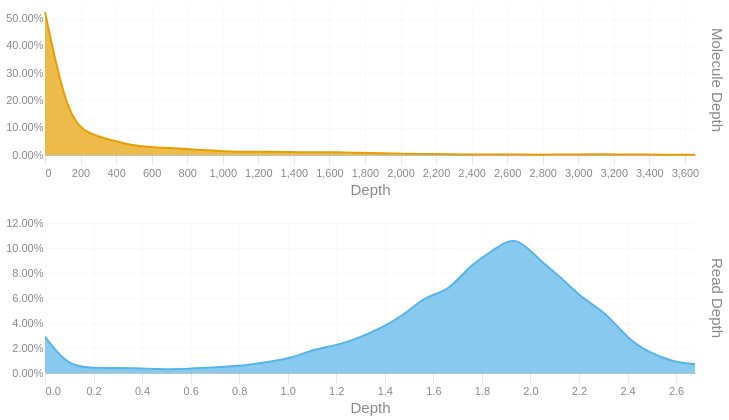

The notebook cell saved with this chart:
### Code cell
readdep = depth_hist(tb['Read Depth'], q99, 3)
readdep = readdep.with_columns(pl.lit('Read Depth').alias('Metric'))
if not SKIPLR:
    moldep = depth_hist(tb['Molecule Depth'], mol_q99, 1)
    moldep = moldep.with_columns(pl.lit('Molecule Depth').alias('Metric'))
    _hist = pl.concat([readdep, moldep])
    _hist = _hist.filter(pl.col('Proportion') != 0)
    with SafeRender(_hist):
        (
            alt.Chart(_hist)        
            .mark_area(interpolate = "basis")
            .encode(
                x=alt.X('Bin:Q').scale(domainMin=0).axis(alt.Axis(title='Depth')),
                y = alt.Y('Proportion:Q', title = None).axis(format = '.2%'),
                color = alt.Color('Metric:N').legend(None),
                row = alt.Row("Metric:N").header(title = None, labelOrient = 'right'),
                tooltip = [
                    alt.Tooltip("Metric:N", title = "Metric"),
                    alt.Tooltip('Interval:N', title = "Depth Interval"),
                    alt.Tooltip('Proportion:Q', title = "% Alignments").format('.2%')
                ]
            )
            .resolve_scale(x='independent', y='independent')
            .properties(
                height = 150, width = 650,
                usermeta={'embedOptions': {'downloadFileName': f'{samplename}.depth.hist'}}
            )
        ).display()
else:
    readdep = readdep.filter(pl.col('Proportion') != 0)
    with SafeRender(readdep):
        (
            alt.Chart(readdep)        
            .mark_area(interpolate = "basis")
            .encode(
                x=alt.X('Bin:Q').scale(domainMin=0).axis(alt.Axis(title='Depth')),
                y = alt.Y('Proportion:Q', title = None).axis(format = '.2%'),
                tooltip = [
                    alt.Tooltip('Interval:N', title = "Depth Interval"),
                    alt.Tooltip('Proportion:Q', title = "% Alignments").format('.2%')
                ]
            )
            .properties(
                usermeta={'embedOptions': {'downloadFileName': f'{samplename}.depth.hist'}}
            )
        ).display()

### Figure 1 — Vega-Lite specification as saved in the notebook (floating-point values rounded to 4 significant figures)
{"width": 650, "height": 150, "config": {"title": {"anchor": "start", "dy": -15, "fontSize": 18, "color": "#888888", "subtitleColor": "#888888", "subtitleFontSize": 14}, "arc": {"fill": "#0072B2"}, "axis": {"domainColor": "#888888", "domainWidth": 0.5, "gridWidth": 0.2, "grid": false, "titleFontWeight": 400, "titleFontSize": 15, "labelFontSize": 11, "labelColor": "#888888", "tickColor": "#888888", "tickWidth": 0.2, "titleColor": "#888888"}, "axisBand": {"grid": false}, "axisX": {"grid": true, "tickSize": 10, "domainCap": "round"}, "axisY": {"domain": false, "grid": true, "tickSize": 0, "domainCap": "round"}, "background": "transparent", "header": {"labelFontSize": 15, "labelColor": "#888888", "titleFontSize": 15, "titleFontWeight": 600, "titleColor": "#888888"}, "legend": {"labelFont": "sans-serif", "labelFontSize": 12, "labelColor": "#888888", "symbolSize": 100, "symbolType": "circle", "titleFontSize": 12, "titlePadding": 10, "titleColor": "#888888", "title": null}, "range": {"category": ["#E69F00", "#56B4E9", "#009E73", "#F0E442", "#0072B2", "#D55E00", "#CC79A7", "#000000"], "diverging": ["#cfe8f3", "#a2d4ec", "#73bfe2", "#46abdb", "#1696d2", "#12719e"]}, "area": {"fill": "#0072B2", "fillOpacity": 0.7, "line": true, "strokeOpacity": 0.7}, "line": {"color": "#0072B2", "stroke": "#0072B2", "strokeWidth": 2}, "trail": {"color": "#0072B2", "stroke": "#0072B2", "strokeWidth": 0, "size": 1}, "point": {"filled": true, "fillOpacity": 1.0, "size": 95}, "text": {"color": "#888888", "fontSize": 11, "align": "right", "fontWeight": 400, "size": 11}, "bar": {"fill": "#0072B2", "stroke": null}, "view": {"stroke": null, "continuousWidth": 660, "continuousHeight": 400}}, "data": {"name": "data-80216c8776f5c4e5181e7264fa3bbb08"}, "mark": {"type": "area", "interpolate": "basis"}, "encoding": {"color": {"field": "Metric", "legend": null, "type": "nominal"}, "row": {"field": "Metric", "header": {"title": null, "labelOrient": "right"}, "type": "nominal"}, "tooltip": [{"field": "Metric", "title": "Metric", "type": "nominal"}, {"field": "Interval", "title": "Depth Interval", "type": "nominal"}, {"field": "Proportion", "format": ".2%", "title": "% Alignments", "type": "quantitative"}], "x": {"axis": {"title": "Depth"}, "field": "Bin", "scale": {"domainMin": 0}, "type": "quantitative"}, "y": {"axis": {"format": ".2%"}, "field": "Proportion", "title": null, "type": "quantitative"}}, "resolve": {"scale": {"x": "independent", "y": "independent"}}, "usermeta": {"embedOptions": {"downloadFileName": "S1_Tusket_014.depth.hist"}}, "$schema": "https://vega.github.io/schema/vega-lite/v6.1.0.json", "datasets": {"data-80216c8776f5c4e5181e7264fa3bbb08": [{"Bin": 0.0, "Interval": "0.0-0.092", "Proportion": 0.029, "Metric": "Read Depth"}, {"Bin": 0.092, "Interval": "0.092-0.185", "Proportion": 0.006, "Metric": "Read Depth"}, {"Bin": 0.185, "Interval": "0.185-0.277", "Proportion": 0.004, "Metric": "Read Depth"}, {"Bin": 0.277, "Interval": "0.277-0.369", "Proportion": 0.004, "Metric": "Read Depth"}, {"Bin": 0.369, "Interval": "0.369-0.462", "Proportion": 0.004, "Metric": "Read Depth"}, {"Bin": 0.462, "Interval": "0.462-0.554", "Proportion": 0.003, "Metric": "Read Depth"}, {"Bin": 0.554, "Interval": "0.554-0.646", "Proportion": 0.003, "Metric": "Read Depth"}, {"Bin": 0.646, "Interval": "0.646-0.739", "Proportion": 0.004, "Metric": "Read Depth"}, {"Bin": 0.739, "Interval": "0.739-0.831", "Proportion": 0.005, "Metric": "Read Depth"}, {"Bin": 0.831, "Interval": "0.831-0.923", "Proportion": 0.006, "Metric": "Read Depth"}, {"Bin": 0.923, "Interval": "0.923-1.016", "Proportion": 0.009, "Metric": "Read Depth"}, {"Bin": 1.016, "Interval": "1.016-1.108", "Proportion": 0.012, "Metric": "Read Depth"}, {"Bin": 1.108, "Interval": "1.108-1.2", "Proportion": 0.019, "Metric": "Read Depth"}, {"Bin": 1.2, "Interval": "1.2-1.293", "Proportion": 0.022, "Metric": "Read Depth"}, {"Bin": 1.293, "Interval": "1.293-1.385", "Proportion": 0.028, "Metric": "Read Depth"}, {"Bin": 1.385, "Interval": "1.385-1.477", "Proportion": 0.036, "Metric": "Read Depth"}, {"Bin": 1.477, "Interval": "1.477-1.57", "Proportion": 0.046, "Metric": "Read Depth"}, {"Bin": 1.57, "Interval": "1.57-1.662", "Proportion": 0.062, "Metric": "Read Depth"}, {"Bin": 1.662, "Interval": "1.662-1.754", "Proportion": 0.065, "Metric": "Read Depth"}, {"Bin": 1.754, "Interval": "1.754-1.847", "Proportion": 0.087, "Metric": "Read Depth"}, {"Bin": 1.847, "Interval": "1.847-1.939", "Proportion": 0.098, "Metric": "Read Depth"}, {"Bin": 1.939, "Interval": "1.939-2.031", "Proportion": 0.111, "Metric": "Read Depth"}, {"Bin": 2.031, "Interval": "2.031-2.124", "Proportion": 0.091, "Metric": "Read Depth"}, {"Bin": 2.124, "Interval": "2.124-2.216", "Proportion": 0.077, "Metric": "Read Depth"}, {"Bin": 2.216, "Interval": "2.216-2.308", "Proportion": 0.059, "Metric": "Read Depth"}, {"Bin": 2.308, "Interval": "2.308-2.401", "Proportion": 0.049, "Metric": "Read Depth"}, {"Bin": 2.401, "Interval": "2.401-2.493", "Proportion": 0.027, "Metric": "Read Depth"}, {"Bin": 2.493, "Interval": "2.493-2.585", "Proportion": 0.016, "Metric": "Read Depth"}, {"Bin": 2.585, "Interval": "2.585-2.678", "Proportion": 0.009, "Metric": "Read Depth"}, {"Bin": 2.678, "Interval": "2.678-2.77", "Proportion": 0.007, "Metric": "Read Depth"}, {"Bin": 0.0, "Interval": "0.0-126.1", "Proportion": 0.524, "Metric": "Molecule Depth"}, {"Bin": 126.1, "Interval": "126.1-252.2", "Proportion": 0.134, "Metric": "Molecule Depth"}, {"Bin": 252.2, "Interval": "252.2-378.3", "Proportion": 0.074, "Metric": "Molecule Depth"}, {"Bin": 378.3, "Interval": "378.3-504.4", "Proportion": 0.054, "Metric": "Molecule Depth"}, {"Bin": 504.4, "Interval": "504.4-630.5", "Proportion": 0.033, "Metric": "Molecule Depth"}, {"Bin": 630.5, "Interval": "630.5-756.6", "Proportion": 0.027, "Metric": "Molecule Depth"}, {"Bin": 756.6, "Interval": "756.6-882.7", "Proportion": 0.024, "Metric": "Molecule Depth"}, {"Bin": 882.7, "Interval": "882.7-1008.8", "Proportion": 0.018, "Metric": "Molecule Depth"}, {"Bin": 1009.0, "Interval": "1008.8-1134.8", "Proportion": 0.014, "Metric": "Molecule Depth"}, {"Bin": 1135.0, "Interval": "1134.8-1260.9", "Proportion": 0.011, "Metric": "Molecule Depth"}, {"Bin": 1261.0, "Interval": "1260.9-1387.0", "Proportion": 0.013, "Metric": "Molecule Depth"}, {"Bin": 1387.0, "Interval": "1387.0-1513.1", "Proportion": 0.011, "Metric": "Molecule Depth"}, {"Bin": 1513.0, "Interval": "1513.1-1639.2", "Proportion": 0.009, "Metric": "Molecule Depth"}, {"Bin": 1639.0, "Interval": "1639.2-1765.3", "Proportion": 0.011, "Metric": "Molecule Depth"}, {"Bin": 1765.0, "Interval": "1765.3-1891.4", "Proportion": 0.008, "Metric": "Molecule Depth"}, {"Bin": 1891.0, "Interval": "1891.4-2017.5", "Proportion": 0.006, "Metric": "Molecule Depth"}, {"Bin": 2018.0, "Interval": "2017.5-2143.6", "Proportion": 0.005, "Metric": "Molecule Depth"}, {"Bin": 2144.0, "Interval": "2143.6-2269.7", "Proportion": 0.004, "Metric": "Molecule Depth"}, {"Bin": 2270.0, "Interval": "2269.7-2395.8", "Proportion": 0.003, "Metric": "Molecule Depth"}, {"Bin": 2396.0, "Interval": "2395.8-2521.9", "Proportion": 0.001, "Metric": "Molecule Depth"}, {"Bin": 2522.0, "Interval": "2521.9-2648.0", "Proportion": 0.002, "Metric": "Molecule Depth"}, {"Bin": 2648.0, "Interval": "2648.0-2774.1", "Proportion": 0.002, "Metric": "Molecule Depth"}, {"Bin": 2774.0, "Interval": "2774.1-2900.2", "Proportion": 0.001, "Metric": "Molecule Depth"}, {"Bin": 2900.0, "Interval": "2900.2-3026.3", "Proportion": 0.002, "Metric": "Molecule Depth"}, {"Bin": 3026.0, "Interval": "3026.3-3152.4", "Proportion": 0.002, "Metric": "Molecule Depth"}, {"Bin": 3152.0, "Interval": "3152.4-3278.4", "Proportion": 0.003, "Metric": "Molecule Depth"}, {"Bin": 3278.0, "Interval": "3278.4-3404.5", "Proportion": 0.001, "Metric": "Molecule Depth"}, {"Bin": 3404.0, "Interval": "3404.5-3530.6", "Proportion": 0.002, "Metric": "Molecule Depth"}, {"Bin": 3531.0, "Interval": "3530.6-3656.7", "Proportion": 0.001, "Metric": "Molecule Depth"}, {"Bin": 3657.0, "Interval": "3656.7-3782.82", "Proportion": 0.001, "Metric": "Molecule Depth"}]}}
